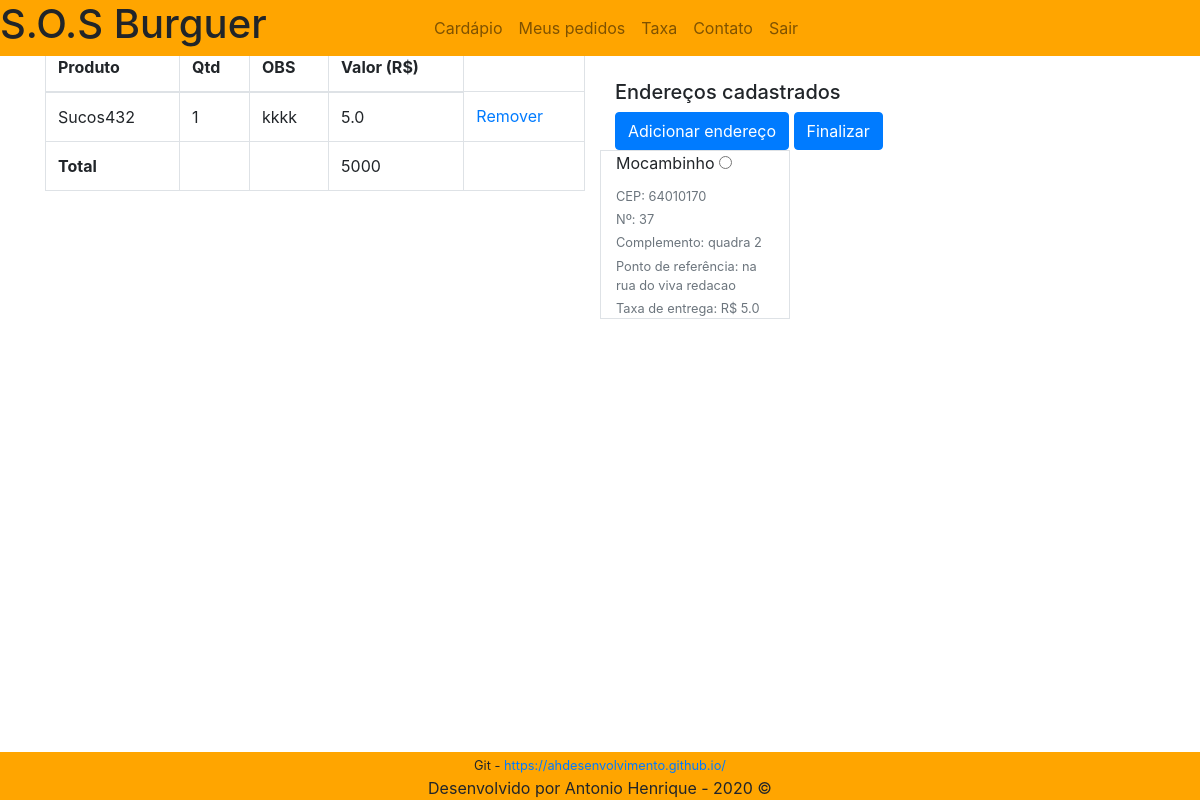
Page /finalizar (signed in) on the committed database.
### core/models.py (models this page shows)
class Base(models.Model):
    criacao = models.DateTimeField('Criação', auto_now_add=True)
    modificacao = models.DateField('Modificação', auto_now=True)
    class Meta:
        abstract = True

class Carrinho(Base):
    cod = models.AutoField('Código', primary_key=True)
    cod_prod = models.ForeignKey(Produto, on_delete=models.DO_NOTHING, default=None)
    cod_pedido = models.ForeignKey(Pedido, on_delete=models.PROTECT, null=True)
    cod_cliente = models.ForeignKey(Usuario, on_delete=models.CASCADE, default=None)
    observacao = models.TextField('Observação', max_length=75, null=True, default='Sem observações', blank=True)
    quantidade = models.IntegerField('Quantidade')
    total = models.FloatField('Total', default=None, null=True)
    class Meta:
        verbose_name = 'Carrinho'
        verbose_name_plural = 'Carrinhos'

class Produto(models.Model):
    cod_prod = models.AutoField('Código do produto', primary_key=True)
    nome = models.CharField('Nome do produto', max_length=50)
    ingredientes = models.CharField('Ingredientes', max_length=50)
    descricao = models.TextField('Descrição do produto', max_length=120)
    valor = models.FloatField('Preço')
    imagem = StdImageField('Imagem', upload_to='produtos', variations={'thumb':(124,124)})
    ativo = models.BooleanField('Ativo', default=True, null=True, blank=False)
    cod_tipo = models.ForeignKey(Tipo, on_delete=models.CASCADE)
    class Meta:
        verbose_name = 'Produto'
        verbose_name_plural = 'Produtos'
    def __str__(self):
        return self.nome

class Endereco(models.Model):
    cod_endereco = models.AutoField('Código', primary_key=True)
    numero_casa = models.IntegerField('Número')
    cep = models.CharField('CEP', max_length=50)
    complemento = models.CharField('Complemento', max_length=100)
    ponto = models.CharField('Ponto de referência', max_length=50, default=None)
    bairro = models.ForeignKey(Bairro, on_delete=models.CASCADE)
    cod_cliente = models.ForeignKey(Usuario, on_delete=models.CASCADE, default=None, null=True)

class Bairro(models.Model):
    cod_bairro = models.AutoField('Código do bairro', primary_key=True)
    nome = models.CharField('Nome do bairro', max_length=30)
    taxa = models.FloatField('Taxa de entrega')
    class Meta:
        verbose_name = 'Bairro'
        verbose_name_plural = 'Bairros'
    def __str__(self):
        return self.nome

### core/views.py (the view, shortened to what this page needs)
# urls.py: path('finalizar', finalizar, name='finalizar'),
def finalizar(request):
    forma = FormaPagamento.objects.all()
    form_pagamento = PagamentoModelForm(request.POST or None)
    endereco_form = EnderecoModel(request.POST or None)
    dados = EnderecoClienteModel(request.POST or None)
    carrinho = Carrinho.objects.filter(cod_pedido=None,
                                       cod_cliente=request.user.id,
                                       cod_cliente__controle_pedido=True)
    enderecos = Endereco.objects.all()
    taxas = Bairro.objects.all()
    return render(request, 'finalizar.html', {'carrinho':carrinho,
                                              'forma':forma,
                                              'enderecos':enderecos,
                                              'form':endereco_form,
                                              'taxas':taxas,
                                              'dados':dados,
                                              'forma_validado':form_pagamento})#,

### core/forms.py (shortened to what this page needs)
class EnderecoModel(forms.ModelForm):
    class Meta:
        model = Endereco
        fields = ['numero_casa', 'bairro', 'cep', 'complemento', 'ponto']
        exclude = ['cod_cliente']

class EnderecoClienteModel(forms.Form):
    pk = forms.IntegerField()
    error_messages = {
        'pk': {
            'required':'Informe um endereço!'
        }
    }

### core/templates/finalizar.html (shortened to what this page needs)
{% extends 'base.html' %}
{% load static %}
{% block content %}
    <div class="container ajustar">
        <div class="row">
            <div class="col-12 col-sm-12 col-md-6 col-lg-6">
                <center>
                <h3>Carrinho</h3>
                <form method="post" action="">
                    <table class="table table-bordered">
                        <thead>
                            <tr>
                                <th>Produto</th>
                                <th>Qtd</th>
                                <th>OBS</th>
                                <th>Valor (R$)</th>
                            </tr>
                        </thead>
                        {% for i in carrinho %}
                            <tbody>
                                <tr>
                                    <td>{{i.cod_prod}}</td>
                                    <td>{{i.quantidade}}</td>
                                    {% if i.observacao %}
                                        <td>{{i.observacao}}</td>
                                    {% else %}
                                        <td>Sem OBS</td>
                                    {% endif %}
                                    <td>{{i.cod_prod.valor}}</td>
                                    <td><a href="{% url 'deletar' i.cod_prod.cod_prod %}">Remover</a></td>
                                </tr>
                            </tbody>
                        {% endfor %}
                        <tfoot>
                            <tr>
                                <th>Total</th>
                                <td></td>
                                <td></td>
                                <td>5000</td>
                            </tr>
                        </tfoot>
                    </table>
                </form>
                </center>
            </div>
            <div class="col-12 col-sm-12 col-md-6 col-lg-6">
                <h5>Selecione uma forma de pagamento abaixo</h5>
                <form method="post" action="">
                    {% for i in forma %}
                    <div class="form-row">
                        <div class="form-group col-12 col-sm-12 col-md-12 col-lg-12">
                            <label for="pk_forma">{{i.forma}}</label>
                        </div>
                    </div>
                    {% endfor %}
                    {% if enderecos %}
                        <h5>Endereços cadastrados</h3>
                        <button data-toggle="modal" data-target="#modal_endereco" type="button" class="btn btn-primary">Adicionar endereço</button>
                        <button type="submit" class="btn btn-primary">Finalizar</button>
                        <div class="row">
                            {% for i in enderecos %}
                                <div class="col-4 col-sm-4 col-md-4 col-lg-4 border">
                                    <label for="pk">{{i.numero}}{{i.bairro}}</label>
                                    <input type="radio" id="pk" name="pk" value="{{i.cod_endereco}}">
                                    <small class="form-text text-muted">CEP: {{i.cep}}</small>
                                    <small class="form-text text-muted">Nº: {{i.numero_casa}}</small>
                                    <small class="form-text text-muted">Complemento: {{i.complemento}}</small>
                                    <small class="form-text text-muted">Ponto de referência: {{i.ponto}}</small>
                                    <small class="form-text text-muted">Taxa de entrega: R$ {{i.bairro.taxa}}</small>
                                </div>
                            {% endfor %}
                        </div>
                    {% else %}
                        <p>Sem endereços salvos</p>
                        <button data-toggle="modal" class="btn btn-primary" type="button" data-target="#modal_endereco">Adicionar endereço</button>
                    {% endif %}
                </form>
            </div>
        </div>
    </div>
{% endblock %}

### staticfiles/css/estilo.css (style rules this page uses)
html { position: relative; min-height: 100%; }

### rows in the picture
Carrinho: cod_prod "Sucos432", quantidade "1", observacao "kkkk", cod_prod.valor "5.0"
Endereco: bairro "Mocambinho", cep "64010170", numero_casa "37", complemento "quadra 2", ponto "na rua do viva redacao", bairro.taxa "5.0"
